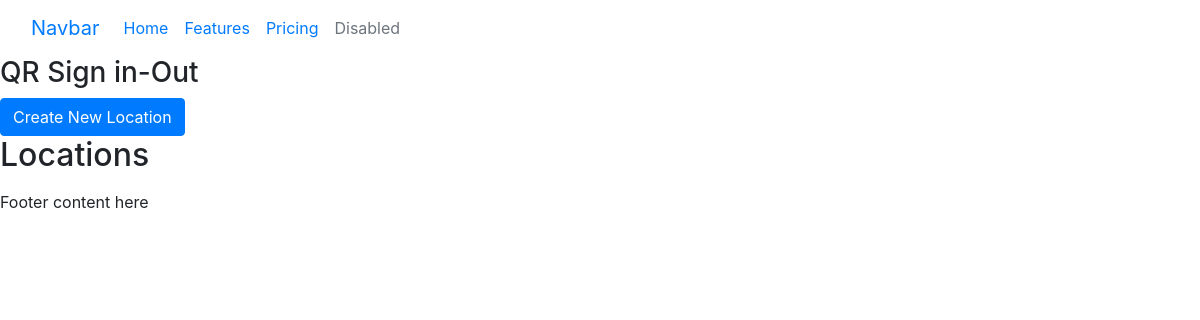
/locations/ (signed in), run on an earlier commit of the app's database.
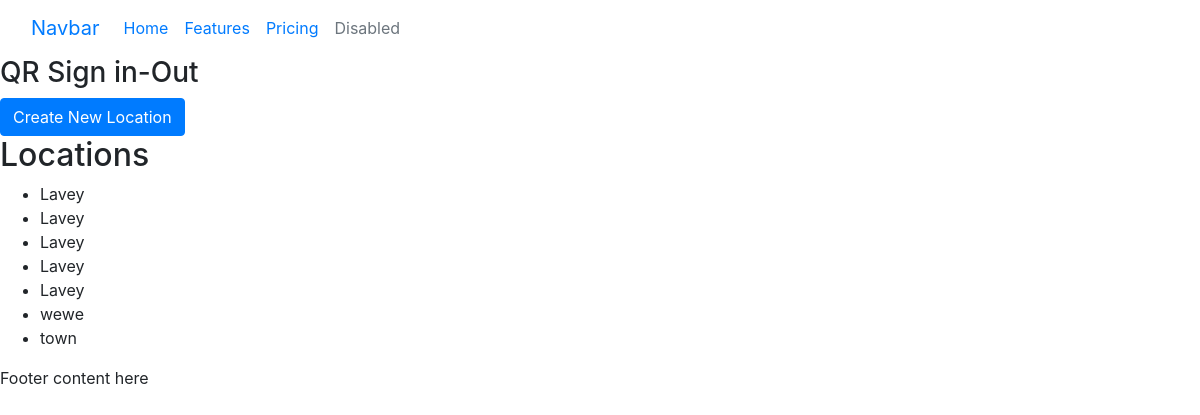
And on a later commit of the database.
### register_app/models.py (models this page shows, shortened)
class Location(models.Model):
    name = models.CharField(max_length=200)
    address = models.TextField()
    description = models.TextField()
    is_active = models.BooleanField(default=True)
    qr_code = models.FileField(upload_to='qr_codes/', null=True, blank=True)

### register_app/views.py (the view)
# urls.py: path('locations/', views.location_list, name='location_list'),
@user_passes_test(is_admin, login_url='/no_access/')
@login_required
def location_list(request):
    locations = Location.objects.filter(is_active=True)
    return render(request, 'register_app/location_list.html', {'locations': locations})

### register_app/views.py (called while the page is built)
def is_admin(user):
    return user.is_superuser or user.is_staff

### register_app/templates/register_app/location_list.html (shortened to what this page needs)
{% extends "base.html" %}
{% load static %}
{% block content %}
<button type="button" class="btn btn-primary" data-toggle="modal" data-target="#createLocationModal">
    Create New Location
</button>
<h2>Locations</h2>
<ul>
    {% for location in locations %}
    <li>{{ location.name }}</li>
    {% endfor %}
</ul>
{% endblock %}

### templates/base.html (shortened to what this page needs)
<!DOCTYPE html>
<html>
<head>
    <link href="https://maxcdn.bootstrapcdn.com/bootstrap/4.5.2/css/bootstrap.min.css" rel="stylesheet">
</head>
<body>
    <nav class="navbar navbar-expand-lg bg-body-tertiary">
        <div class="container-fluid">
          <a class="navbar-brand" href="#">Navbar</a>
          <div class="collapse navbar-collapse" id="navbarNav">
            <ul class="navbar-nav">
              <li class="nav-item">
                <a class="nav-link active" aria-current="page" href="#">Home</a>
              </li>
              <li class="nav-item">
                <a class="nav-link" href="#">Features</a>
              </li>
              <li class="nav-item">
                <a class="nav-link" href="#">Pricing</a>
              </li>
              <li class="nav-item">
                <a class="nav-link disabled" aria-disabled="true">Disabled</a>
              </li>
            </ul>
          </div>
        </div>
      </nav>
    <header>
        <h3>QR Sign in-Out</h3>
    </header>
    <main>
        {% block content %}
        {% endblock %}
    </main>
    <footer>
        <p>Footer content here</p>
    </footer>
</body>
</html>

What changed in the data, as far as the page shows it:
added Location: name "Lavey"
added Location: name "Lavey"
added Location: name "Lavey"
added Location: name "Lavey"
added Location: name "Lavey"
added Location: name "wewe"
added Location: name "town"
